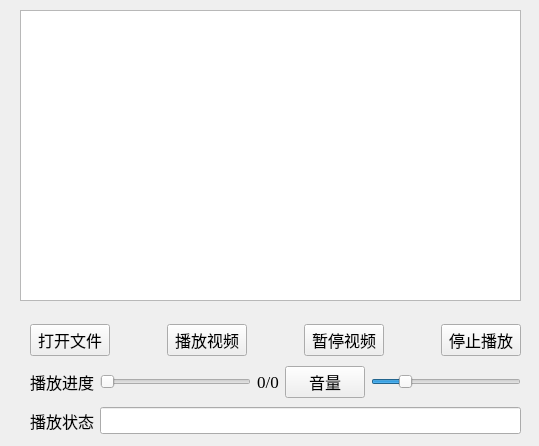
<?xml version="1.0" encoding="UTF-8"?>
<ui version="4.0">
 <class>MainWindow</class>
 <widget class="QMainWindow" name="MainWindow">
  <property name="geometry">
   <rect>
    <x>0</x>
    <y>0</y>
    <width>539</width>
    <height>446</height>
   </rect>
  </property>
  <property name="font">
   <font>
    <family>Times New Roman</family>
   </font>
  </property>
  <property name="windowTitle">
   <string>视频播放器</string>
  </property>
  <property name="windowIcon">
   <iconset resource="resources.qrc">
    <normaloff>:/new/prefix1/resources/images/sound.png</normaloff>:/new/prefix1/resources/images/sound.png</iconset>
  </property>
  <widget class="QWidget" name="centralwidget">
   <widget class="QGraphicsView" name="graphicsView">
    <property name="geometry">
     <rect>
      <x>20</x>
      <y>10</y>
      <width>501</width>
      <height>291</height>
     </rect>
    </property>
   </widget>
   <widget class="QWidget" name="layoutWidget">
    <property name="geometry">
     <rect>
      <x>30</x>
      <y>320</y>
      <width>491</width>
      <height>41</height>
     </rect>
    </property>
    <layout class="QHBoxLayout" name="horizontalLayout">
     <item>
      <widget class="QPushButton" name="btnOpen">
       <property name="font">
        <font>
         <family>Times New Roman</family>
         <pointsize>12</pointsize>
        </font>
       </property>
       <property name="text">
        <string>打开文件</string>
       </property>
       <property name="icon">
        <iconset resource="resources.qrc">
         <normaloff>:/new/prefix1/resources/images/Image2.jpg</normaloff>:/new/prefix1/resources/images/Image2.jpg</iconset>
       </property>
      </widget>
     </item>
     <item>
      <spacer name="horizontalSpacer">
       <property name="orientation">
        <enum>Qt::Horizontal</enum>
       </property>
       <property name="sizeHint" stdset="0">
        <size>
         <width>40</width>
         <height>20</height>
        </size>
       </property>
      </spacer>
     </item>
     <item>
      <widget class="QPushButton" name="btnStart">
       <property name="font">
        <font>
         <family>Times New Roman</family>
         <pointsize>12</pointsize>
        </font>
       </property>
       <property name="text">
        <string>播放视频</string>
       </property>
       <property name="icon">
        <iconset resource="resources.qrc">
         <normaloff>:/new/prefix1/resources/images/Image3.png</normaloff>:/new/prefix1/resources/images/Image3.png</iconset>
       </property>
      </widget>
     </item>
     <item>
      <spacer name="horizontalSpacer_2">
       <property name="orientation">
        <enum>Qt::Horizontal</enum>
       </property>
       <property name="sizeHint" stdset="0">
        <size>
         <width>40</width>
         <height>20</height>
        </size>
       </property>
      </spacer>
     </item>
     <item>
      <widget class="QPushButton" name="btnStop">
       <property name="font">
        <font>
         <family>Times New Roman</family>
         <pointsize>12</pointsize>
        </font>
       </property>
       <property name="text">
        <string>暂停视频</string>
       </property>
       <property name="icon">
        <iconset resource="resources.qrc">
         <normaloff>:/new/prefix1/resources/images/Image6.png</normaloff>:/new/prefix1/resources/images/Image6.png</iconset>
       </property>
      </widget>
     </item>
     <item>
      <spacer name="horizontalSpacer_3">
       <property name="orientation">
        <enum>Qt::Horizontal</enum>
       </property>
       <property name="sizeHint" stdset="0">
        <size>
         <width>40</width>
         <height>20</height>
        </size>
       </property>
      </spacer>
     </item>
     <item>
      <widget class="QPushButton" name="btnEnd">
       <property name="font">
        <font>
         <family>Times New Roman</family>
         <pointsize>12</pointsize>
        </font>
       </property>
       <property name="text">
        <string>停止播放</string>
       </property>
       <property name="icon">
        <iconset resource="resources.qrc">
         <normaloff>:/new/prefix1/resources/images/Image5.png</normaloff>:/new/prefix1/resources/images/Image5.png</iconset>
       </property>
      </widget>
     </item>
    </layout>
    <zorder>btnStart</zorder>
    <zorder>btnStop</zorder>
    <zorder>btnEnd</zorder>
    <zorder>horizontalSpacer</zorder>
    <zorder>horizontalSpacer_2</zorder>
    <zorder>horizontalSpacer_3</zorder>
    <zorder>btnOpen</zorder>
   </widget>
   <widget class="QWidget" name="layoutWidget">
    <property name="geometry">
     <rect>
      <x>30</x>
      <y>400</y>
      <width>491</width>
      <height>41</height>
     </rect>
    </property>
    <layout class="QHBoxLayout" name="horizontalLayout_3">
     <item>
      <widget class="QLabel" name="labState">
       <property name="font">
        <font>
         <family>Times New Roman</family>
         <pointsize>12</pointsize>
        </font>
       </property>
       <property name="text">
        <string>播放状态</string>
       </property>
      </widget>
     </item>
     <item>
      <widget class="QLineEdit" name="stateEdit">
       <property name="font">
        <font>
         <family>Times New Roman</family>
         <pointsize>12</pointsize>
        </font>
       </property>
      </widget>
     </item>
    </layout>
   </widget>
   <widget class="QWidget" name="layoutWidget">
    <property name="geometry">
     <rect>
      <x>30</x>
      <y>365</y>
      <width>491</width>
      <height>34</height>
     </rect>
    </property>
    <layout class="QHBoxLayout" name="horizontalLayout_2">
     <item>
      <widget class="QLabel" name="label">
       <property name="font">
        <font>
         <family>Times New Roman</family>
         <pointsize>12</pointsize>
        </font>
       </property>
       <property name="text">
        <string>播放进度</string>
       </property>
      </widget>
     </item>
     <item>
      <widget class="QSlider" name="progressBar">
       <property name="font">
        <font>
         <family>Times New Roman</family>
         <pointsize>12</pointsize>
        </font>
       </property>
       <property name="maximum">
        <number>10</number>
       </property>
       <property name="value">
        <number>0</number>
       </property>
       <property name="orientation">
        <enum>Qt::Horizontal</enum>
       </property>
      </widget>
     </item>
     <item>
      <widget class="QLabel" name="labProgress">
       <property name="font">
        <font>
         <family>Times New Roman</family>
         <pointsize>13</pointsize>
        </font>
       </property>
       <property name="text">
        <string>0/0</string>
       </property>
       <property name="textFormat">
        <enum>Qt::MarkdownText</enum>
       </property>
       <property name="alignment">
        <set>Qt::AlignCenter</set>
       </property>
      </widget>
     </item>
     <item>
      <widget class="QPushButton" name="labStart">
       <property name="font">
        <font>
         <family>Times New Roman</family>
         <pointsize>12</pointsize>
        </font>
       </property>
       <property name="text">
        <string>音量</string>
       </property>
       <property name="icon">
        <iconset resource="resources.qrc">
         <normaloff>:/new/prefix1/resources/images/sound.webp</normaloff>:/new/prefix1/resources/images/sound.webp</iconset>
       </property>
       <property name="iconSize">
        <size>
         <width>28</width>
         <height>28</height>
        </size>
       </property>
      </widget>
     </item>
     <item>
      <widget class="QSlider" name="videoVolumn">
       <property name="font">
        <font>
         <family>Times New Roman</family>
         <pointsize>12</pointsize>
        </font>
       </property>
       <property name="maximum">
        <number>100</number>
       </property>
       <property name="value">
        <number>20</number>
       </property>
       <property name="orientation">
        <enum>Qt::Horizontal</enum>
       </property>
      </widget>
     </item>
    </layout>
   </widget>
  </widget>
 </widget>
 <resources>
  <include location="resources.qrc"/>
 </resources>
 <connections/>
</ui>
